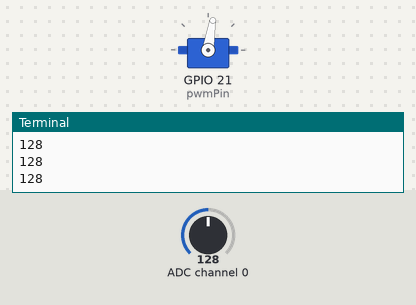
A program run on a simulated Raspberry Pi (BCM pin numbers). Shown: servo, the last lines printed to the terminal. Inputs (shaded band) come from the test bench; at power-on: ADC channel 0 = 128 (analog values on the 0–255 scale). Servo angles are drawn from the pulse width (0.5 ms = 0°, 2.5 ms = 180°); library files of the repository ran but are not shown: ADC0834.py.

Above: at 1.2 s.
1.3 s: ADC channel 0 set to 178
At 2.5 s:
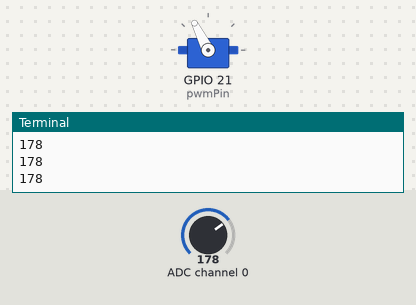
2.8 s: ADC channel 0 set to 224
At 3.2 s:
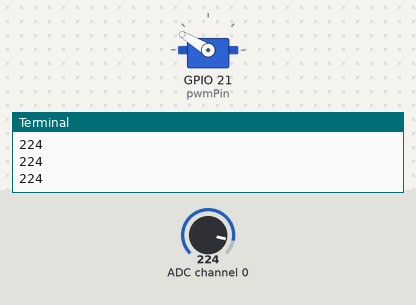
4.3 s: ADC channel 0 set to 255
At 5.0 s:
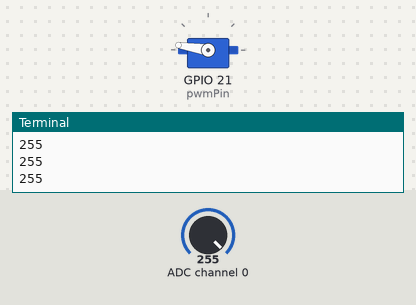
5.8 s: ADC channel 0 set to 76
At 6.8 s:
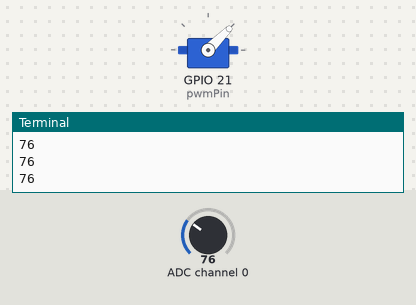
7.3 s: ADC channel 0 set to 30
At 8.5 s:
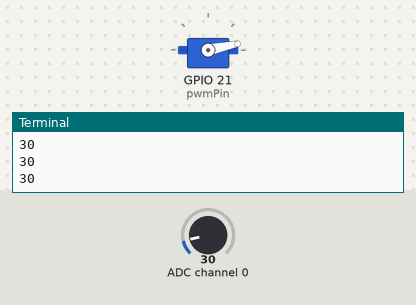
8.8 s: ADC channel 0 set to 127
At 10.2 s:
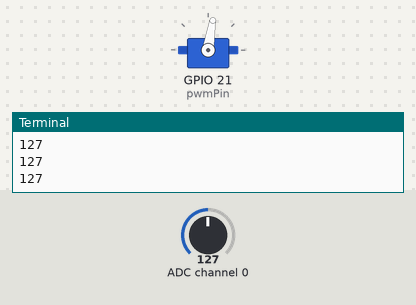
Timing chart, 0 to 11.3 s (numbered marks = the images above; inputs shaded):
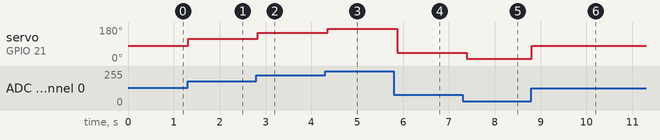

The program:

ServoPotADC.py
```python
import RPi.GPIO as GPIO
import ADC0834
from time import sleep
dt=.1
pwmPin=21
GPIO.setmode(GPIO.BCM)
GPIO.setup(pwmPin,GPIO.OUT)
pwm=GPIO.PWM(pwmPin,50)
pwm.start(0)
ADC0834.setup()
try:
    while True:
        PotVal=ADC0834.getResult(0)
        pwmPercent=10/255*(PotVal)+2
        print(PotVal)
        pwm.ChangeDutyCycle(pwmPercent)
        sleep(dt)

except KeyboardInterrupt:
    GPIO.cleanup()
    print('GPIO Good to Go')
```

Measured:
- after the input at 1.3 s, servo on GPIO 21 (pwmPin): 81° → 117° at once
- after the input at 2.8 s, servo on GPIO 21 (pwmPin): 117° → 149° at once
- after the input at 4.3 s, servo on GPIO 21 (pwmPin): 149° → 171° after 0.05 s
- after the input at 5.8 s, servo on GPIO 21 (pwmPin): 171° → 45° after 0.07 s
- after the input at 7.3 s, servo on GPIO 21 (pwmPin): 45° → 12° after 0.09 s
- after the input at 8.8 s, servo on GPIO 21 (pwmPin): 12° → 81° at once
